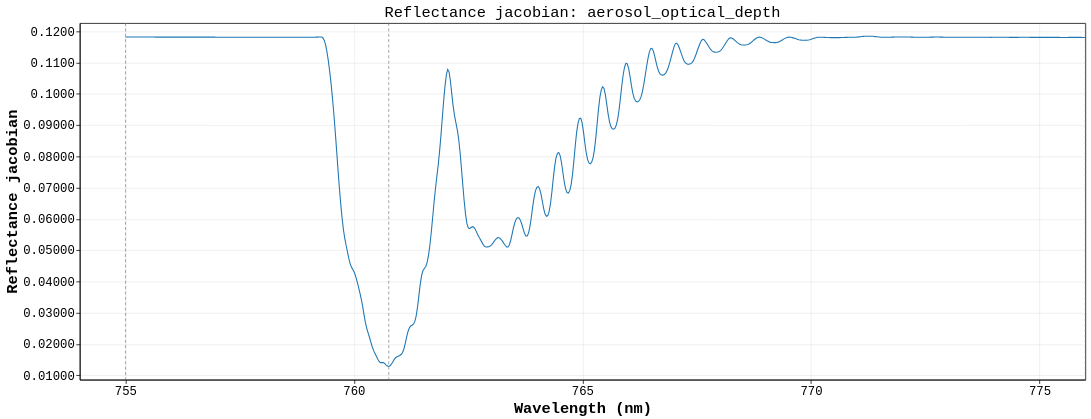

The code cell stored with this chart in its notebook:
### Markdown cell above
## Reflectance Jacobian

### Code cell
aerosol_jacobian_chart

### Figure 1 — Vega-Lite specification as saved in the notebook (floating-point values rounded to 4 significant figures; data arrays with more than 128 entries replaced by an {"elided": "..."} marker saying what was removed)
{"config": {"background": "white", "view": {"stroke": "black", "continuousWidth": 1311, "continuousHeight": 465}, "axis": {"domain": true, "domainColor": "black", "grid": true, "gridColor": "#b0b0b0", "gridOpacity": 0.25, "labelColor": "black", "labelFont": "Menlo, Monaco, Consolas, Liberation Mono, DejaVu Sans Mono, monospace", "labelFontSize": 16, "tickColor": "black", "titleColor": "black", "titleFont": "Menlo, Monaco, Consolas, Liberation Mono, DejaVu Sans Mono, monospace", "titleFontSize": 20}, "legend": {"labelColor": "black", "labelFont": "Menlo, Monaco, Consolas, Liberation Mono, DejaVu Sans Mono, monospace", "labelFontSize": 16, "labelLimit": 320, "orient": "bottom-left", "fillColor": "white", "strokeColor": "#cccccc", "padding": 8, "titleColor": "black", "titleFont": "Menlo, Monaco, Consolas, Liberation Mono, DejaVu Sans Mono, monospace", "titleFontSize": 16}, "line": {"strokeWidth": 1.4}, "point": {"size": 28}, "range": {"category": ["#1f77b4", "#ff7f0e", "#d62728"]}, "title": {"color": "black", "font": "Menlo, Monaco, Consolas, Liberation Mono, DejaVu Sans Mono, monospace", "fontSize": 20, "fontWeight": "normal", "anchor": "middle"}}, "layer": [{"data": {"name": "data-e1e06b8910a1113dc1fd517c568d4f60"}, "mark": {"type": "line", "color": "#1f77b4", "strokeWidth": 1.4}, "encoding": {"tooltip": [{"field": "wavelength_nm", "format": ".4f", "title": "Wavelength (nm)", "type": "quantitative"}, {"field": "reflectance_jacobian", "format": ".8g", "title": "Reflectance jacobian", "type": "quantitative"}], "x": {"axis": {"tickMinStep": 5}, "field": "wavelength_nm", "scale": {"zero": false}, "title": "Wavelength (nm)", "type": "quantitative"}, "y": {"axis": {"format": ".4g"}, "field": "reflectance_jacobian", "scale": {"domain": [0.008618, 0.1227], "zero": false}, "title": "Reflectance jacobian", "type": "quantitative"}}}, {"data": {"name": "data-4e363f75b9d170a12db18c088ee0a0d7"}, "mark": {"type": "rule", "color": "#737373", "strokeDash": [4, 3], "strokeWidth": 0.8}, "encoding": {"x": {"field": "wavelength_nm", "type": "quantitative"}}}], "height": 465, "title": "Reflectance jacobian: aerosol_optical_depth", "width": 1311, "$schema": "https://vega.github.io/schema/vega-lite/v6.4.1.json", "datasets": {"data-e1e06b8910a1113dc1fd517c568d4f60": {"elided": "701 records"}, "data-4e363f75b9d170a12db18c088ee0a0d7": [{"wavelength_nm": 755.0}, {"wavelength_nm": 760.8}, {"wavelength_nm": 776.0}]}}
